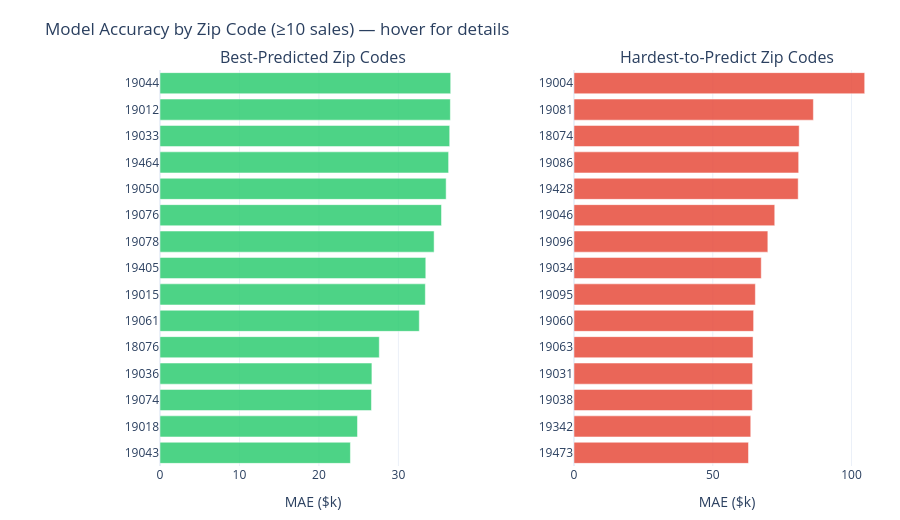
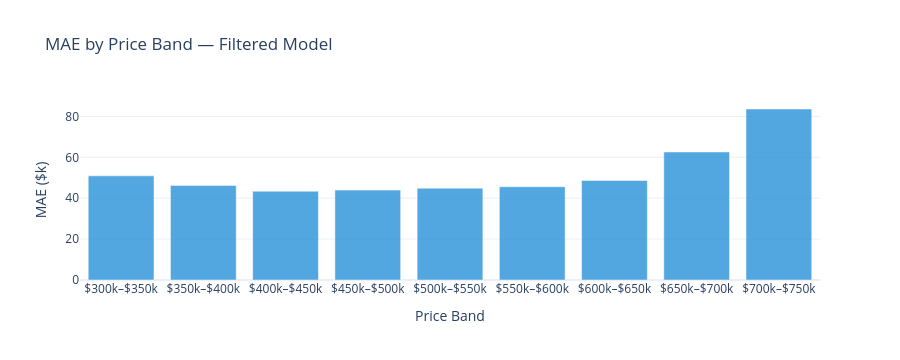

Here is the notebook cell these charts were saved with, in order:
### Code cell
# ---------------------------------------------------------------------------
# 2. Error breakdown by segment — interactive Plotly
# ---------------------------------------------------------------------------
res_f["abs_error"] = res_f["resid_eval"].abs()
zip_stats = (
    res_f.groupby("zip")
    .agg(
        n=("PRICE", "size"),
        median_price=("PRICE", "median"),
        mae=("abs_error", "mean"),
        median_error_pct=("pct_error", "median"),
    )
    .query("n >= 10")
    .sort_values("mae")
    .reset_index()
)
zip_stats["label"] = zip_stats["zip"].apply(zlabel)

top15 = zip_stats.head(15)
bot15 = zip_stats.tail(15).sort_values("mae", ascending=True)

fig = make_subplots(
    rows=1, cols=2,
    subplot_titles=["Best-Predicted Zip Codes", "Hardest-to-Predict Zip Codes"],
    horizontal_spacing=0.15,
)

for trace_df, col, color in [(top15, 1, "#2ecc71"), (bot15, 2, "#e74c3c")]:
    fig.add_trace(
        go.Bar(
            y=trace_df["label"],
            x=trace_df["mae"] / 1e3,
            orientation="h",
            marker_color=color,
            opacity=0.85,
            customdata=np.column_stack([
                trace_df["zip"],
                trace_df["label"],
                trace_df["n"].astype(int),
                (trace_df["median_price"] / 1e3).round(0),
                (trace_df["mae"] / 1e3).round(1),
                trace_df["median_error_pct"].round(1),
            ]),
            hovertemplate=(
                "<b>%{customdata[1]}</b><br>"
                "Sales: %{customdata[2]}<br>"
                "Median Sale Price: $%{customdata[3]:.0f}k<br>"
                "Mean Abs Error: $%{customdata[4]:.1f}k<br>"
                "Median % Error: %{customdata[5]:+.1f}%<br>"
                "<extra></extra>"
            ),
            showlegend=False,
        ),
        row=1, col=col,
    )

fig.update_xaxes(title_text="MAE ($k)", row=1, col=1)
fig.update_xaxes(title_text="MAE ($k)", row=1, col=2)
fig.update_layout(
    title="Model Accuracy by Zip Code (≥10 sales) — hover for details",
    height=520, template="plotly_white",
    margin=dict(l=160, r=20, t=70, b=40),
)
fig.show()

# By price band
bins = list(range(300_000, 775_000, 50_000))
labels = [f"${b//1000}k–${(b+50000)//1000}k" for b in bins[:-1]]
res_f["price_band"] = pd.cut(res_f["PRICE"], bins=bins, labels=labels)
band_mae = res_f.groupby("price_band", observed=True)["abs_error"].mean() / 1e3
band_n   = res_f.groupby("price_band", observed=True)["abs_error"].count()

fig2 = go.Figure(go.Bar(
    x=list(band_mae.index.astype(str)),
    y=band_mae.values,
    marker_color="#3498db",
    opacity=0.85,
    customdata=np.column_stack([band_mae.values.round(1), band_n.values]),
    hovertemplate=(
        "<b>%{x}</b><br>"
        "MAE: $%{customdata[0]:.1f}k<br>"
        "Sales: %{customdata[1]}<br>"
        "<extra></extra>"
    ),
))
fig2.update_layout(
    title="MAE by Price Band — Filtered Model",
    xaxis_title="Price Band", yaxis_title="MAE ($k)",
    height=360, template="plotly_white",
)
fig2.show()

### Figure 1 — Plotly figure (JSON) as saved in the notebook; plotly's stock layout.template omitted (floating-point values rounded to 4 significant figures)
{"data": [{"customdata": [[19043, "19043", 17, 411, 24, 2.2], [19018, "19018", 65, 340, 24.9, -3], [19074, "19074", 21, 365, 26.6, 0.2], [19036, "19036", 28, 345, 26.7, 1.1], [18076, "18076", 14, 400, 27.6, 2.6], [19061, "19061", 82, 378, 32.6, 0.1], [19015, "19015", 64, 356, 33.4, -1.5], [19405, "19405", 10, 390, 33.4, 0.5], [19078, "19078", 49, 400, 34.5, 1.6], [19076, "19076", 18, 392, 35.4, 0.6], [19050, "19050", 52, 375, 36, -0.6], [19464, "19464", 255, 410, 36.3, -1], [19033, "19033", 43, 387, 36.5, -1.9], [19012, "19012", 39, 435, 36.5, -2.8], [19044, "19044", 45, 527, 36.6, 1.9]], "hovertemplate": "<b>%{customdata[1]}</b><br>Sales: %{customdata[2]}<br>Median Sale Price: $%{customdata[3]:.0f}k<br>Mean Abs Error: $%{customdata[4]:.1f}k<br>Median % Error: %{customdata[5]:+.1f}%<br><extra></extra>", "marker": {"color": "#2ecc71"}, "opacity": 0.85, "orientation": "h", "showlegend": false, "type": "bar", "x": [23.96, 24.85, 26.61, 26.67, 27.6, 32.63, 33.39, 33.45, 34.5, 35.43, 36.01, 36.32, 36.46, 36.54, 36.58], "xaxis": "x", "y": ["19043", "19018", "19074", "19036", "18076", "19061", "19015", "19405", "19078", "19076", "19050", "19464", "19033", "19012", "19044"], "yaxis": "y"}, {"customdata": [[19473, "19473", 60, 572, 62.9, -1.1], [19342, "19342", 50, 615, 63.7, 1.3], [19038, "19038", 229, 465, 64.3, -1], [19031, "19031", 28, 525, 64.4, 1.8], [19063, "19063", 130, 569, 64.5, 0.5], [19060, "19060", 49, 599, 64.7, 0.6], [19095, "19095", 39, 566, 65.4, 0.9], [19034, "19034", 17, 625, 67.5, 0.9], [19096, "19096", 21, 650, 69.9, 1.9], [19046, "19046", 78, 538, 72.3, 1], [19428, "19428", 41, 530, 80.8, -1.5], [19086, "19086", 68, 634, 81, 0.9], [18074, "18074", 21, 480, 81.1, -3.3], [19081, "19081", 36, 548, 86.3, 1], [19004, "19004", 13, 625, 104.7, 1.8]], "hovertemplate": "<b>%{customdata[1]}</b><br>Sales: %{customdata[2]}<br>Median Sale Price: $%{customdata[3]:.0f}k<br>Mean Abs Error: $%{customdata[4]:.1f}k<br>Median % Error: %{customdata[5]:+.1f}%<br><extra></extra>", "marker": {"color": "#e74c3c"}, "opacity": 0.85, "orientation": "h", "showlegend": false, "type": "bar", "x": [62.88, 63.69, 64.25, 64.36, 64.52, 64.72, 65.35, 67.47, 69.85, 72.34, 80.79, 80.96, 81.14, 86.26, 104.7], "xaxis": "x2", "y": ["19473", "19342", "19038", "19031", "19063", "19060", "19095", "19034", "19096", "19046", "19428", "19086", "18074", "19081", "19004"], "yaxis": "y2"}], "layout": {"annotations": [{"font": {"size": 16}, "showarrow": false, "text": "Best-Predicted Zip Codes", "x": 0.2125, "xanchor": "center", "xref": "paper", "y": 1, "yanchor": "bottom", "yref": "paper"}, {"font": {"size": 16}, "showarrow": false, "text": "Hardest-to-Predict Zip Codes", "x": 0.7875, "xanchor": "center", "xref": "paper", "y": 1, "yanchor": "bottom", "yref": "paper"}], "height": 520, "margin": {"b": 40, "l": 160, "r": 20, "t": 70}, "title": {"text": "Model Accuracy by Zip Code (≥10 sales) — hover for details"}, "xaxis": {"anchor": "y", "domain": [0, 0.425], "title": {"text": "MAE ($k)"}}, "xaxis2": {"anchor": "y2", "domain": [0.575, 1], "title": {"text": "MAE ($k)"}}, "yaxis": {"anchor": "x", "domain": [0, 1]}, "yaxis2": {"anchor": "x2", "domain": [0, 1]}}}

### Figure 2 — Plotly figure (JSON) as saved in the notebook; plotly's stock layout.template omitted (floating-point values rounded to 4 significant figures)
{"data": [{"customdata": [[50.9, 522], [46.2, 695], [43.4, 791], [44, 671], [44.9, 628], [45.6, 557], [48.7, 491], [62.6, 365], [83.6, 325]], "hovertemplate": "<b>%{x}</b><br>MAE: $%{customdata[0]:.1f}k<br>Sales: %{customdata[1]}<br><extra></extra>", "marker": {"color": "#3498db"}, "opacity": 0.85, "type": "bar", "x": ["$300k–$350k", "$350k–$400k", "$400k–$450k", "$450k–$500k", "$500k–$550k", "$550k–$600k", "$600k–$650k", "$650k–$700k", "$700k–$750k"], "y": [50.93, 46.25, 43.44, 43.96, 44.91, 45.62, 48.66, 62.61, 83.62]}], "layout": {"height": 360, "title": {"text": "MAE by Price Band — Filtered Model"}, "xaxis": {"title": {"text": "Price Band"}}, "yaxis": {"title": {"text": "MAE ($k)"}}}}
